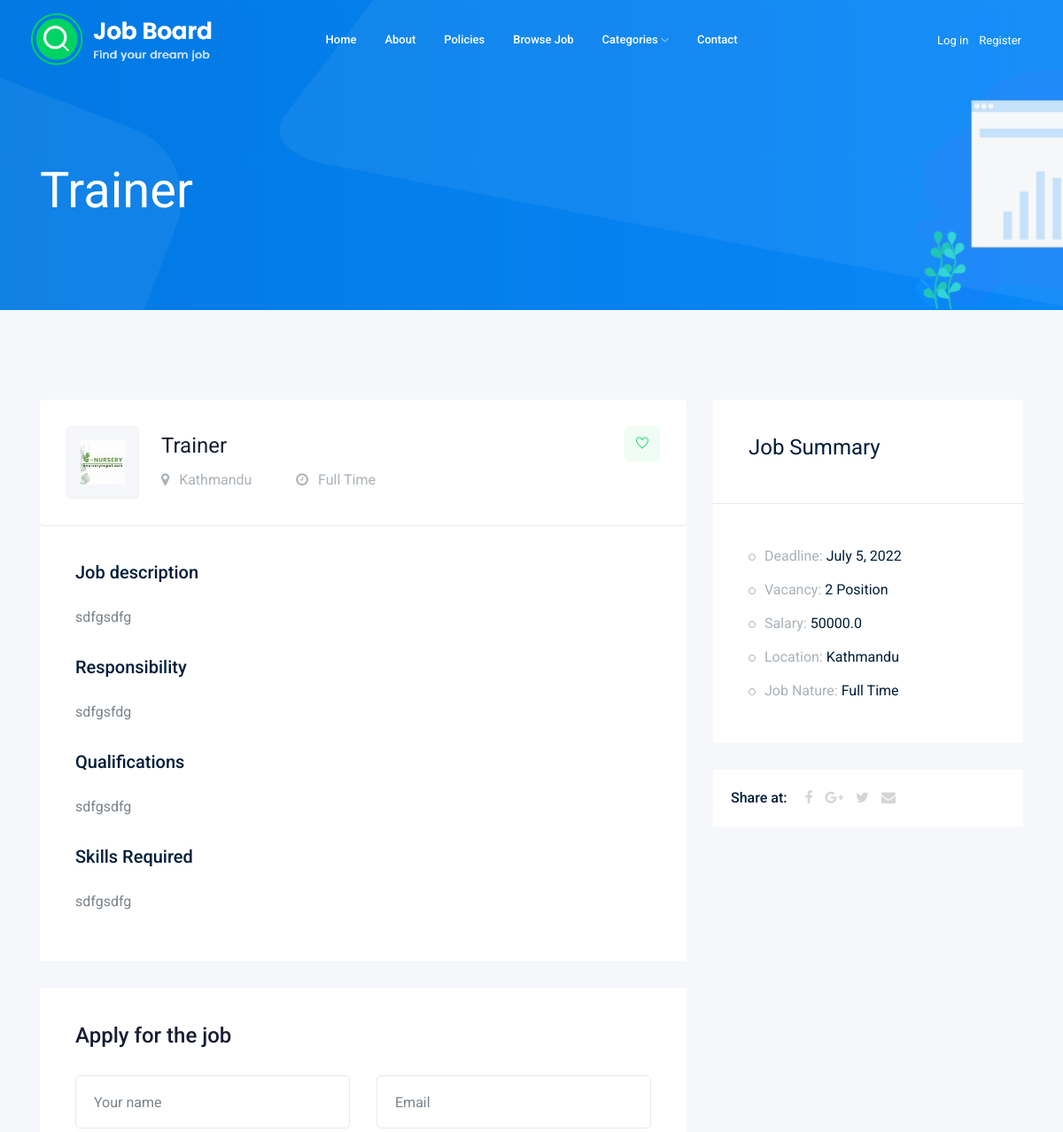
The app's page /jobs/single/1 (upper part), older data.
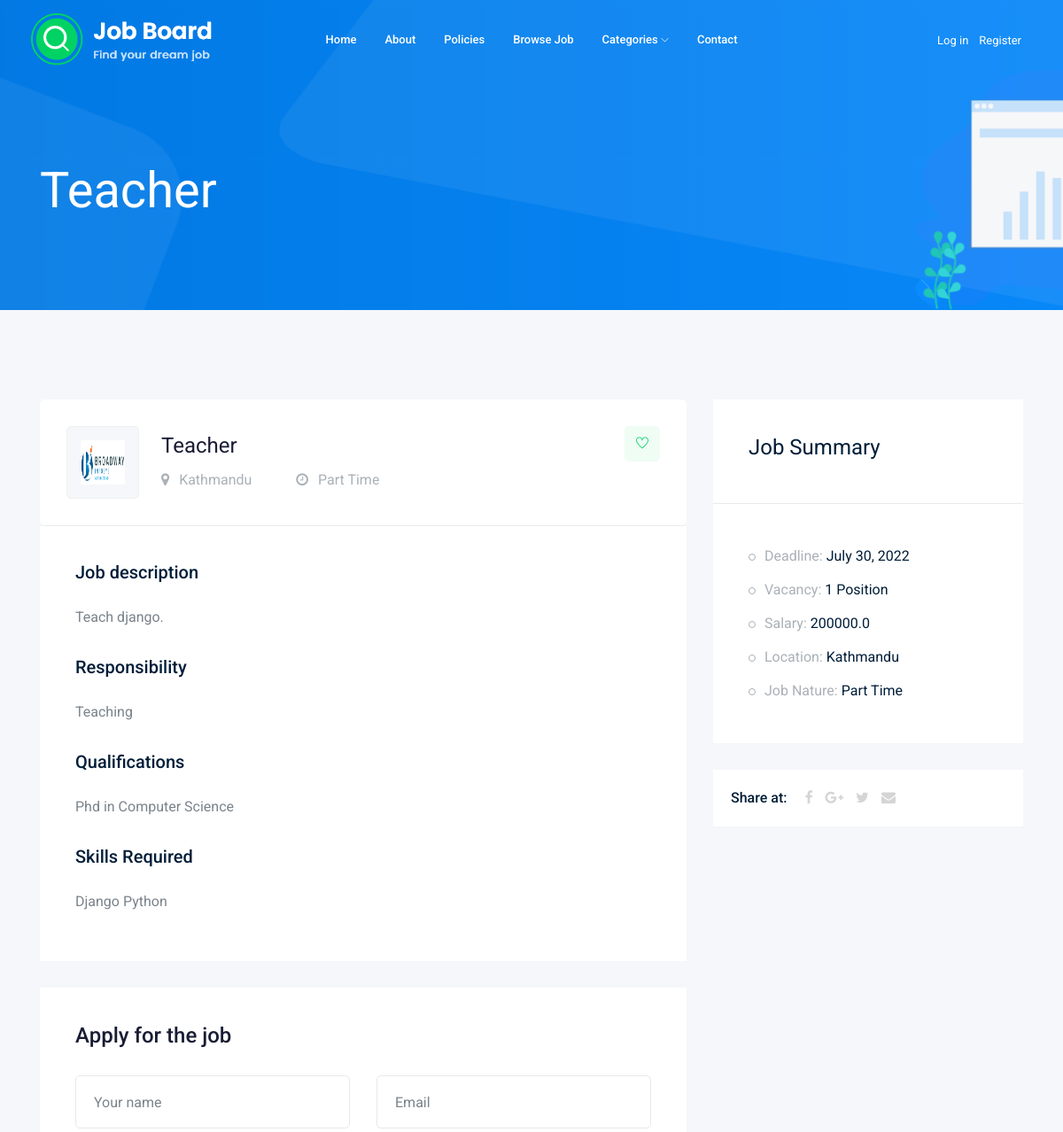
The same page, newer data.
### jobs/models.py (models this page shows, shortened)
class Job(models.Model):
    title = models.CharField(max_length=255)
    type = models.CharField(max_length=255,
                            choices=[('Full Time', 'Full Time'),
                                     ('Part Time', 'Part Time')])
    category = models.ForeignKey(Category, on_delete=models.CASCADE)
    level = models.CharField(max_length=255)
    description = models.TextField()
    requirement = models.TextField()
    experience = models.TextField()
    skills = models.TextField()
    responsibilities = models.TextField()
    no_of_vacancy = models.IntegerField()
    salary = models.FloatField()
    deadline = models.DateField()
    organization = models.ForeignKey(Organization, on_delete=models.CASCADE)
    status = models.BooleanField(default=True)

### organizations/models.py (models this page shows, shortened)
class Organization(models.Model):
    name = models.CharField(max_length=255)
    estd = models.DateField()
    category = models.ForeignKey(Category, on_delete=models.CASCADE)
    address = models.CharField(max_length=255)
    email = models.CharField(max_length=255)
    phone = models.CharField(max_length=255)
    details = models.TextField()
    status = models.BooleanField(default=True)
    logo = models.ImageField(upload_to='organizations')

### jobs/views.py (the view)
# urls.py: path('single/<id>', views.show_single_job, name='single_job'),
def show_single_job(request, id):
    job = Job.objects.get(id=id)
    return render(request, 'job_details.html', {'job': job})

### organizations/context_processors.py (called while the page is built)
def get_categories(request):
    categories = Category.objects.all()
    return {'categories': categories}

### templates/job_details.html (shortened to what this page needs)
{% extends 'base.html' %}
{% block content %}
<div class="bradcam_area bradcam_bg_1">
    <div class="container">
        <div class="row">
            <div class="col-xl-12">
                <div class="bradcam_text">
                    <h3>{{ job.title }}</h3>
                </div>
            </div>
        </div>
    </div>
</div>
<div class="job_details_area">
    <div class="container">
        <div class="row">
            <div class="col-lg-8">
                <div class="job_details_header">
                    <div class="single_jobs white-bg d-flex justify-content-between">
                        <div class="jobs_left d-flex align-items-center">
                            <div class="thumb">
                                <img src="/media/{{ job.organization.logo }}" alt=""
                                     style="height: 100%; width: 100%;">
                            </div>
                            <div class="jobs_conetent">
                                <a href="#"><h4>{{ job.title }}</h4></a>
                                <div class="links_locat d-flex align-items-center">
                                    <div class="location">
                                        <p><i class="fa fa-map-marker"></i> {{ job.organization.address }}</p>
                                    </div>
                                    <div class="location">
                                        <p><i class="fa fa-clock-o"></i> {{ job.type }}</p>
                                    </div>
                                </div>
                            </div>
                        </div>
                        <div class="jobs_right">
                            <div class="apply_now">
                                <a class="heart_mark" href="#"> <i class="ti-heart"></i> </a>
                            </div>
                        </div>
                    </div>
                </div>
                <div class="descript_wrap white-bg">
                    <div class="single_wrap">
                        <h4>Job description</h4>
                        <p>{{ job.description }}</p>
                    </div>
                    <div class="single_wrap">
                        <h4>Responsibility</h4>
                        <p>{{ job.responsibilities }}</p>
                    </div>
                    <div class="single_wrap">
                        <h4>Qualifications</h4>
                        <p>{{ job.requirement }}</p>
                    </div>
                    <div class="single_wrap">
                        <h4>Skills Required</h4>
                        <p>{{ job.skills }}</p>
                    </div>
                </div>
                <div class="apply_job_form white-bg">
                    <h4>Apply for the job</h4>
                    <form action="#">
                        <div class="row">
                            <div class="col-md-6">
                                <div class="input_field">
                                    <input type="text" placeholder="Your name">
                                </div>
                            </div>
                            <div class="col-md-6">
                                <div class="input_field">
                                    <input type="text" placeholder="Email">
                                </div>
                            </div>
                        </div>
                    </form>
                </div>
            </div>
            <div class="col-lg-4">
                <div class="job_sumary">
                    <div class="summery_header">
                        <h3>Job Summary</h3>
                    </div>
                    <div class="job_content">
                        <ul>
                            <li>Deadline: <span>{{ job.deadline }}</span></li>
                            <li>Vacancy: <span>{{ job.no_of_vacancy }} Position</span></li>
                            <li>Salary: <span>{{ job.salary }}</span></li>
                            <li>Location: <span>{{ job.organization.address }}</span></li>
                            <li>Job Nature: <span> {{ job.type }}</span></li>
                        </ul>
                    </div>
                </div>
                <div class="share_wrap d-flex">
                    <span>Share at:</span>
                    <ul>
                        <li><a href="#"> <i class="fa fa-facebook"></i></a></li>
                        <li><a href="#"> <i class="fa fa-google-plus"></i></a></li>
                        <li><a href="#"> <i class="fa fa-twitter"></i></a></li>
                        <li><a href="#"> <i class="fa fa-envelope"></i></a></li>
                    </ul>
                </div>
                <div class="job_location_wrap">
                    <div class="job_lok_inner">
                        <div id="map" style="height: 200px;"></div>
                    </div>
                </div>
            </div>
        </div>
    </div>
</div>
{% endblock %}

### templates/base.html (shortened to what this page needs)
<!doctype html>
{% load static %}
<html class="no-js" lang="zxx">
<head>
    <link rel="stylesheet" href="{% static 'theme/css/bootstrap.min.css' %}">
    <link rel="stylesheet" href="{% static 'theme/css/owl.carousel.min.css' %}">
    <link rel="stylesheet" href="{% static 'theme/css/magnific-popup.css' %}">
    <link rel="stylesheet" href="{% static 'theme/css/font-awesome.min.css' %}">
    <link rel="stylesheet" href="{% static 'theme/css/themify-icons.css' %}">
    <link rel="stylesheet" href="{% static 'theme/css/nice-select.css' %}">
    <link rel="stylesheet" href="{% static 'theme/css/flaticon.css' %}">
    <link rel="stylesheet" href="{% static 'theme/css/gijgo.css' %}">
    <link rel="stylesheet" href="{% static 'theme/css/animate.min.css' %}">
    <link rel="stylesheet" href="{% static 'theme/css/slicknav.css' %}">
    <link rel="stylesheet" href="{% static 'theme/css/style.css' %}">
</head>
<body>
<header>
    <div class="header-area ">
        <div id="sticky-header" class="main-header-area">
            <div class="container-fluid ">
                <div class="header_bottom_border">
                    <div class="row align-items-center">
                        <div class="col-xl-3 col-lg-2">
                            <div class="logo">
                                <a href="{% url 'home' %}">
                                    <img src="{% static 'theme/img/logo.png' %}" alt="">
                                </a>
                            </div>
                        </div>
                        <div class="col-xl-6 col-lg-7">
                            <div class="main-menu  d-none d-lg-block">
                                <nav>
                                    <ul id="navigation">
                                        <li><a href="{% url 'home' %}">Home</a></li>
                                        <li><a href="{% url 'about' %}">About</a></li>
                                        <li><a href="{% url 'policies' %}">Policies</a></li>
                                        <li><a href="{% url 'jobs' %}">Browse Job</a></li>
                                        <li><a href="#">Categories <i class="ti-angle-down"></i></a>
                                        </li>
                                        <li><a href="{% url 'contacts' %}">Contact</a></li>
                                    </ul>
                                </nav>
                            </div>
                        </div>
                        <div class="col-xl-3 col-lg-3 d-none d-lg-block">
                            <div class="Appointment">
                                {% if request.user.is_authenticated %}
                                <div class="phone_num d-none d-xl-block">
                                    <a href="{% url 'logout' %}">Log out</a>
                                </div>
                                <div class="d-none d-lg-block">
                                    <a class="boxed-btn3" href="#">{{ request.user }}</a>
                                </div>
                                {% else %}
                                <div class="phone_num d-none d-xl-block">
                                    <a href="{% url 'login' %}">Log in</a>
                                </div>
                                <div class="phone_num d-none d-xl-block">
                                    <a href="{% url 'register' %}">Register</a>
                                </div>
                                {% endif %}
                            </div>
                        </div>
                        <div class="col-12">
                        </div>
                    </div>
                </div>
            </div>
        </div>
    </div>
</header>
{% block content %}
{% endblock %}
</body>
</html>

Row changes from the older to the newer data that the page shows:
changed Job "Kathmandu": title "Trainer" → "Teacher"; organization.logo: a different picture; type "Full Time" → "Part Time"; description "sdfgsdfg" → "Teach django."; responsibilities "sdfgsfdg" → "Teaching"; requirement "sdfgsdfg" → "Phd in Computer Science"; skills "sdfgsdfg" → "Django Python"; deadline "July 5, 2022" → "July 30, 2022"; no_of_vacancy "2" → "1"; salary "50000.0" → "200000.0"
